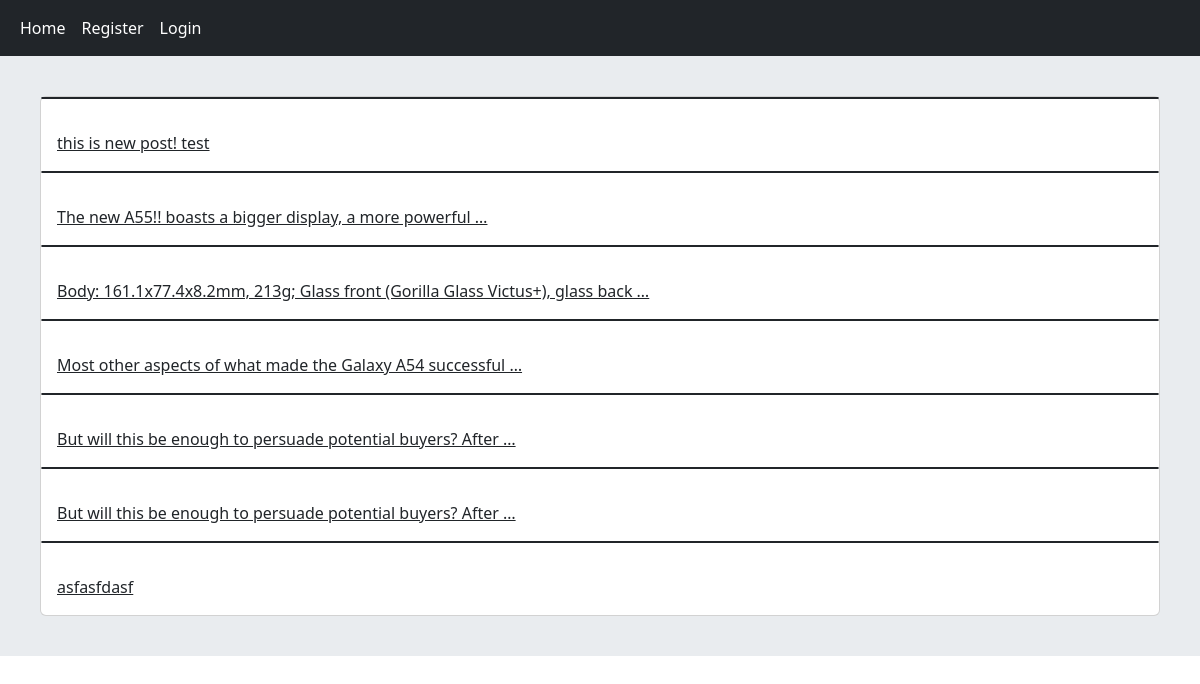
The app's page /, older data.
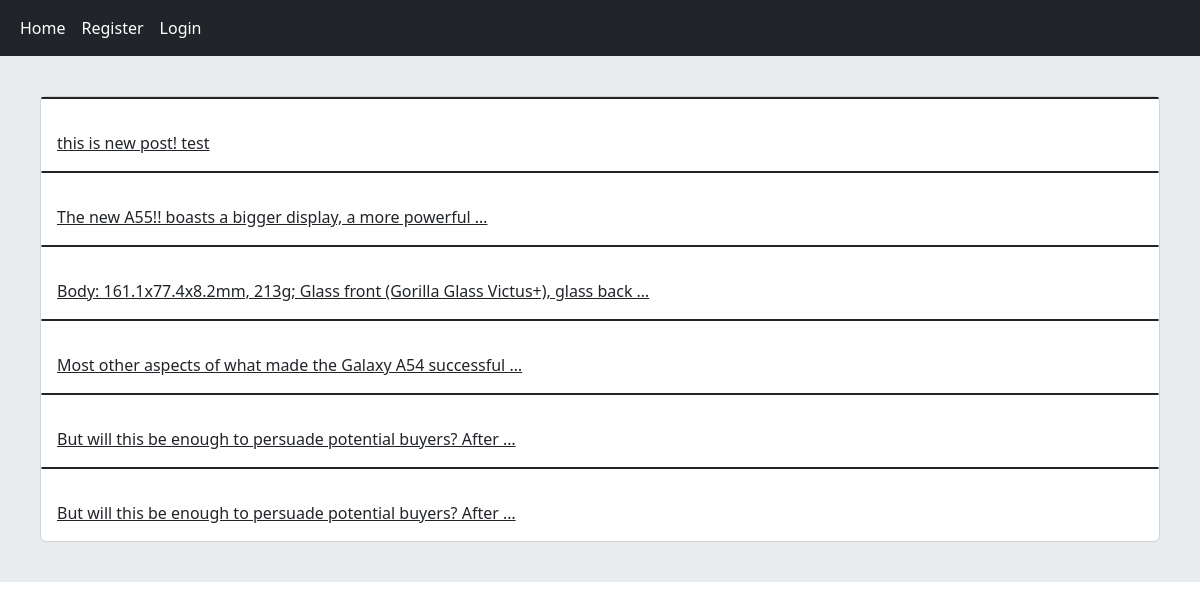
The same page, newer data.
### home/models.py (models this page shows, shortened)
class Post(models.Model):
    user = models.ForeignKey(User,on_delete=models.CASCADE,related_name='posts')
    body = models.TextField()
    slug = models.SlugField()
    created = models.DateTimeField(auto_now_add=True)
    updated = models.DateTimeField(auto_now=True)
    class Meta():
        ordering = ['-updated']
    def get_absolute_url(self):
        return reverse('home:post_detail',args=(self.id,self.slug))

### home/views.py (the view)
# urls.py: path('',views.HomeView.as_view(),name='home'),
class HomeView(View) :
    def get(self,request):
        post = Post.objects.all()
        return render(request,'home/index.html',{'posts':post})

### home/templates/home/index.html
{% extends 'base.html' %}
{% block content %}
    <div class="card" >
        {% for post in posts %}
        <h2 class="card border-dark mb-3">  </h2>
            <a href="{{ post.get_absolute_url }}" class="card-body" > {{ post.body|truncatewords:10 }}  </a>
        {% endfor %}
    </div>
{% endblock %}

### templates/base.html (shortened to what this page needs)
<!DOCTYPE html>
<html lang="en">
<head>
    <link href="https://cdn.jsdelivr.net/npm/bootstrap@5.3.3/dist/css/bootstrap.min.css" rel="stylesheet">
</head>
<body>
    {% include 'inc/navbar.html' %}
    <div class="jumbotron">
            {% block content %} {% endblock %}
    </div>
</body>
</html>

### templates/inc/navbar.html
<nav class="navbar navbar-expand-lg navbar-dark bg-dark">
  <div class="container-fluid">
      <div class="navbar-nav">
        <a class="nav-link active" href="{% url 'home:home' %}">Home</a>
          {% if request.user.is_authenticated %}
          <a class="nav-link active" href="{% url 'account:user_profile' request.user.id %}">Profile</a>
          <a class="nav-link active" href="{% url 'account:user_logout' %}">Logout</a>
          {% else %}
          <a class="nav-link active" href="{% url 'account:user_register' %}">Register</a>
          <a class="nav-link active" href="{% url 'account:user_login' %}">Login</a>
          {% endif %}
      </div>
    </div>
</nav>

### templates/base.html (style rules this page uses)
.jumbotron { padding: 40px; margin-button: 20px; background-color: #e9ecef; }

Row changes from the older to the newer data that the page shows:
removed Post: body "asfasfdasf"
